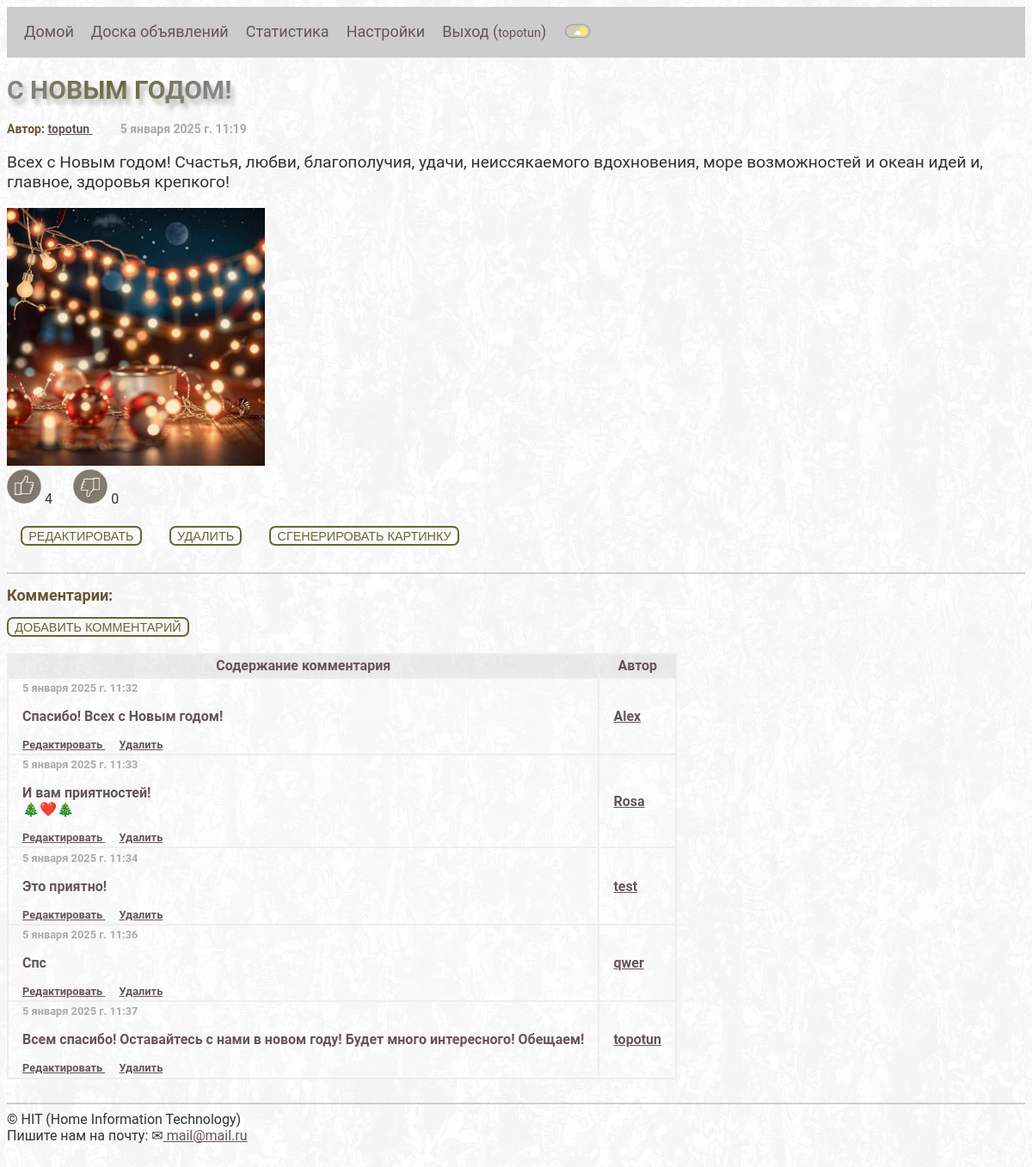
Page /board/advertisement/32/ (signed in) on the committed database.
### board/models.py (models this page shows, shortened)
class Advertisement(models.Model):
    title = models.CharField(max_length=255)
    content = models.TextField()
    author = models.ForeignKey(User, on_delete=models.CASCADE)
    created_at = models.DateTimeField(auto_now_add=True)
    like_count = models.IntegerField(default=0)
    dislike_count = models.IntegerField(default=0)
    image = models.ImageField(upload_to=user_directory_path, null=True, blank=True)
    class Meta:
        verbose_name = 'Объявления'
        verbose_name_plural = 'Объявления'

class Image(models.Model):
    advertisement = models.ForeignKey(Advertisement, related_name='images', on_delete=models.CASCADE)
    user = models.ForeignKey(User, on_delete=models.CASCADE)
    image = models.ImageField(upload_to=user_directory_path)
    class Meta:
        verbose_name = 'Изображения'
        verbose_name_plural = 'Изображения'

class Comment(models.Model):
    advertisement = models.ForeignKey(Advertisement, related_name='comments', on_delete=models.CASCADE)
    author = models.ForeignKey(User, on_delete=models.CASCADE)
    content = models.TextField()
    created_at = models.DateTimeField(auto_now_add=True)
    class Meta:
        verbose_name = 'Комментарии'
        verbose_name_plural = 'Комментарии'

### board/views.py (the view)
# urls.py: path('advertisement/<int:pk>/', views.advertisement_detail, name='advertisement_detail'),
def advertisement_detail(request: HttpRequest, pk: int) -> HttpResponseRedirect:
    advertisement = Advertisement.objects.get(pk=pk)
    images = Image.objects.filter(advertisement=advertisement.id)
    comments = Comment.objects.filter(advertisement=advertisement.id)
    context = like_read(request, pk)
    return render(request, 'board/advertisement_detail.html',
                  {'advertisement': advertisement,
                   'images': images,
                   'comments': comments,
                   **context})

### board/user_preferences.py (called while the page is built, shortened)
def pref(request: HttpRequest):
    if request.user.is_authenticated:
        _preferences = Preferences.objects.filter(user=request.user).last()
    else:
        _preferences = None
    return {
        'user_pref': _preferences,
    }

### board/utilite.py (called while the page is built)
def like_read(request: HttpRequest, pk: int) -> dict:
    context = {}
    if request.user.is_authenticated:
        count_like = len(Like.objects.filter(advertisement=pk, user=request.user.id, like_type=1))
        if count_like:
            context['like'] = count_like
        count_like = len(Like.objects.filter(advertisement=pk, user=request.user.id, like_type=0))
        if count_like:
            context['dislike'] = count_like
    return context

### board/templates/board/advertisement_detail.html (shortened to what this page needs)
{% extends 'base.html' %}
{% block content %}
<h1>{{ advertisement.title }}</h1>
<h3>Автор:
    <a href="{% url 'board:advertisement_list' pk=advertisement.author.id %}">
        {{ advertisement.author.username }}
    </a> &ensp;&ensp;&ensp;&ensp; <span  class="date_font"> {{ advertisement.created_at }} </span></h3>
<pre>{{ advertisement.content }}</pre>
{% if images %}
  {% for i in images %}
    <a class="a_img" href="{{ i.image.url }}" target="_blank">
      <img src="{{ i.image.url }}" style="height: 300px;">
    </a>
  {% endfor %}
{% endif %}
<br>
<a class="a_img" href="{% url 'board:like_dislike' pk=advertisement.pk tp=1 %}">
  {% if like %}
    <img src="/static/board_project/like_on.png" width="40">
  {% else %}
    <img src="/static/board_project/like.png" width="40">
  {% endif %}
</a>
{{ advertisement.like_count }} &ensp;&ensp;
<a class="a_img" href="{% url 'board:like_dislike' pk=advertisement.pk tp=0 %}">
  {% if dislike %}
    <img src="/static/board_project/dislike_on.png" width="40">
  {% else %}
    <img src="/static/board_project/dislike.png" width="40">
  {% endif %}
</a>
{{ advertisement.dislike_count }}
<br>  <br>
{% if advertisement.author == user or user.is_superuser %}
<table class="no_border">
  <tr class="no_border">
      <th class="no_border">
      <form method="post" action="{% url 'board:edit_advertisement' pk=advertisement.pk %}">
        <button type="submit" name="edit_adv" value="{{advertisement.pk}}">
            Редактировать
        </button>
      </form>
      </th>
      <th class="no_border">
      <form method="post" action="{% url 'board:del_advertisement' pk=advertisement.pk %}">
        <button onclick="return confirm('Вы уверены, что хотите удалить это объявление?');"
                type="submit" name="del_adv" value="{{advertisement.pk}}">
            Удалить
        </button>
      </form>
      </th>
      <th class="no_border">
      <form method="post" action="{% url 'board:image_generation' pk=advertisement.pk %}">
        <button onclick="return confirm('Вы уверены, что хотите сгенерировать изображение по запросу: {{ advertisement.title }} {{ advertisement.content }}?');"
                type="submit" name="gen_image" value="{{advertisement.pk}}">
            Сгенерировать картинку
        </button>
      </form>
      </th>
  </tr>
</table>
{% endif %}
<br> <hr>
<h2>Комментарии:</h2>
{% if user.is_authenticated %}
    <a href="{% url 'board:add_comment' pk=advertisement.pk %}"><button>Добавить комментарий</button></a>
{% endif %}
 <br> <br>
{% if comments %}
    <table>
      <thead>
        <tr>
          <th>Содержание комментария</th>
          <th>Автор</th>
        </tr>
      </thead>
      {% for comment in comments %}
        <tr class="align_left">
          <th>
            <div class="date_font small_font">{{ comment.created_at }}</div>
            <pre class="normal_font">{{ comment.content }}</pre>
            {% if comment.author == user or user.is_superuser %}
              <div class="date_font small_font">
                <a href="{% url 'board:edit_comment' pk=comment.id %}">
                    Редактировать
                </a> &ensp;&ensp;
                <a href="{% url 'board:delete_comment' pk=comment.id %}"
                   onclick="return confirm('Вы уверены, что хотите удалить комментарий');">
                    Удалить
                </a>
              </div>
            {% endif %}
          </th>
          <th>
            <a href="{% url 'board:advertisement_list' pk=comment.author.id %}">{{ comment.author }}</a>
          </th>
        </tr>
      {% endfor %}
    </table>
{% endif %}
{% endblock %}

### templates/base.html (shortened to what this page needs)
{% load static %}
<!DOCTYPE html>
<html lang="en">
<head>
    {% if user_pref.theme != 'dark' %}
      <link rel="stylesheet" type="text/css" href='{% static "board_project/style-day.css" %}'>
    {% else %}
      <link rel="stylesheet" type="text/css" href='{% static "board_project/style-night.css" %}'>
    {% endif %}
</head>
<body>
    <div class="navbar">
        <a href="{% url 'home' %}">Домой</a>
        <a href="{% url 'board:advertisement_list' %}">Доска объявлений</a>
        {% if user.is_authenticated %}
            {% if user.is_superuser %}
              <a href="{% url 'board:user_stat_list' %}">Статистика</a>
            {% endif %}
            <a href="{% url 'board:user_settings' %}">Настройки</a>
            <a href="{% url 'logout' %}">Выход (<span class="small_font">{{user}}</span>)</a>
            <a href="?day=theme" title="Светлая/темная тема">
                {% if user_pref.theme != 'dark' %}
                  <img src="{% static 'board_project/day.png' %}" width="34">
                {% else %}
                  <img src="{% static 'board_project/night.png' %}" width="34">
                {% endif %}
            </a>
        {% else %}
            <a href="{% url 'login' %}">Вход</a>
            <a href="{% url 'signup' %}">Регистрация</a>
        {% endif %}
    </div>
    {% block content %}
    {% endblock %}
<br>  <hr>
    © HIT (Home Information Technology)
    <br> Пишите нам на почту: ✉<a href="mailto:mail@mail.ru"> mail@mail.ru </a>
    <br>  <br>
</body>
</html>

### static/board_project/style-day.css (style rules this page uses)
.navbar { overflow: hidden; background-color: #ccc; padding: 8px 10px; }
.navbar a { float: left; color: #f2f2f2; text-align: center; padding: 10px; text-decoration: none; font-size: 18px; }
body { background-color: #ffffff; font-family: 'Roboto', sans-serif; color: #333; background: url("day_fon.jpg"); background-attachment: fixed; }
pre { white-space: pre-wrap; font-size: 1.2em; font-family: 'Roboto', sans-serif; }
a:link { color: #655; }
hr { height: 2px; background-color: RGB(128, 112, 96, 0.3); border: none; }
.a_img { text-decoration: none; border: none; }
.align_left { text-align: left; }
.date_font { color: #aaa; font-family: 'Roboto', sans-serif; }
.normal_font { font-size: 1em; font-family: 'Roboto', sans-serif; }
.small_font { font-size: 0.8em; font-family: 'Roboto', sans-serif; }
thead, tfoot { background-color: rgb(200, 200, 200, 0.3); }
table { border: 1px solid #eee; border-collapse: separate; border-spacing: 0px; color: #655; }
tr, th, td { border: 1px solid #eee; padding: 0.2em 1em; }
.no_border { border: 0px; }
button { padding: 0.1em 0.5em; background-color: transparent; font-size: 0.9em; text-transform: uppercase; color: #663; border: 2px solid #663; border-radius: 0.5em; }
h1 { text-align: left; font-family: 'Roboto', sans-serif; text-transform: uppercase; text-shadow: 2px 2px 4px rgba(150, 150, 150, 0.1), 3px 4px 4px rgba(150, 150, 150, 0.15), 4px 6px 4px rgba(150, 150, 150, 0.2), 5px 8px 4px rgba(150, 150, 150, 0.25); background-image: linear-gradient(to right ,#888, #663, #888); font-size: 30px; background-size: 250px; background-repeat: repeat; color: transparent; -webkit-background-clip: text; background-clip: text; }
h2 { text-align: left; font-family: 'Roboto', sans-serif; font-size: 18px; color: #653; }
h3 { font-family: 'Roboto', sans-serif; font-size: 14px; color: #653; }

### rows in the picture
Advertisement: author.username "topotun", created_at "5 января 2025 г. 11:19", content "Всех с Новым годом! Счастья, любви, благополучия, удачи, неиссякаемого вдохновения, море возможностей и океан идей и, главное, здоровья крепкого!", like_count "4", dislike_count "0"
Image: image (picture)
Comment: created_at "5 января 2025 г. 11:32", content "Спасибо! Всех с Новым годом!", shows "Редактировать", author "Alex"
Comment: created_at "5 января 2025 г. 11:33", content "И вам приятностей! 🎄❤️🎄", shows "Редактировать", author "Rosa"
Comment: created_at "5 января 2025 г. 11:34", content "Это приятно!", shows "Редактировать", author "test"
Comment: created_at "5 января 2025 г. 11:36", content "Спс", shows "Редактировать", author "qwer"
Comment: created_at "5 января 2025 г. 11:37", content "Всем спасибо! Оставайтесь с нами в новом году! Будет много интересного! Обещаем!", shows "Редактировать", author "topotun"

### other values in the picture
{{ user }} "topotun"
